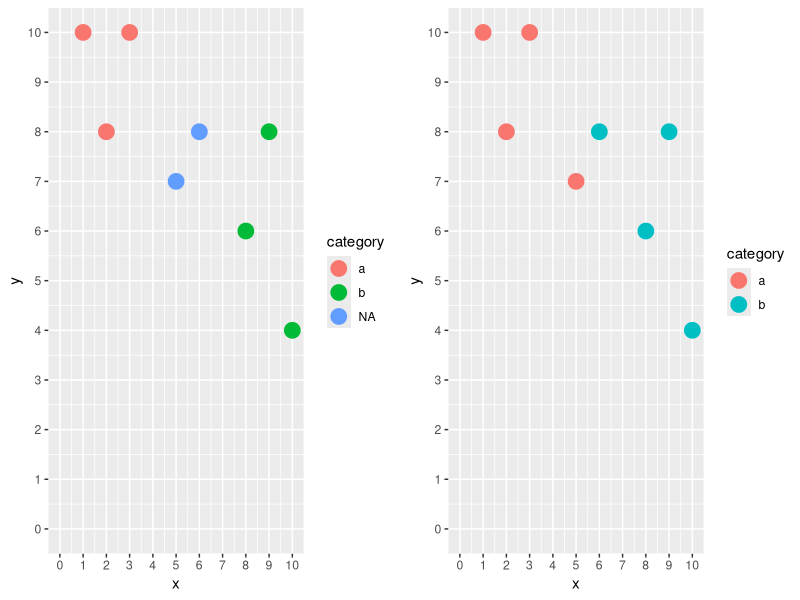
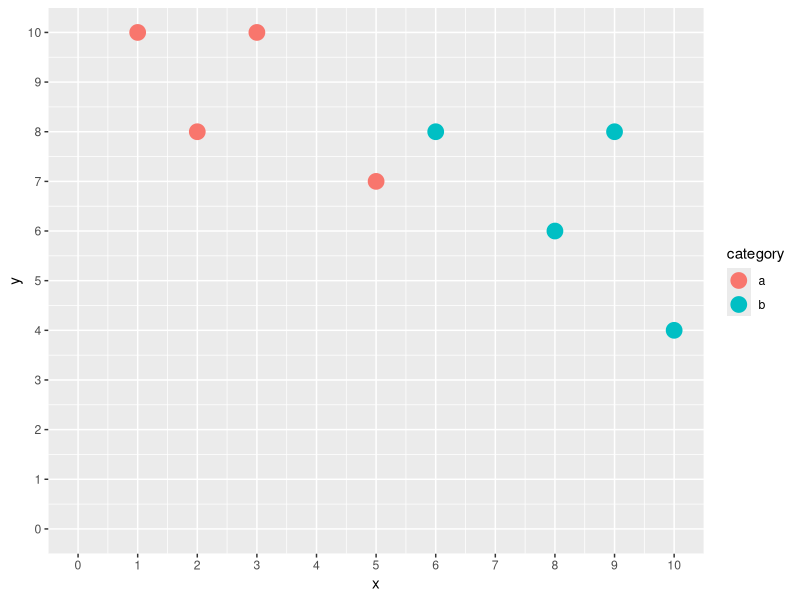
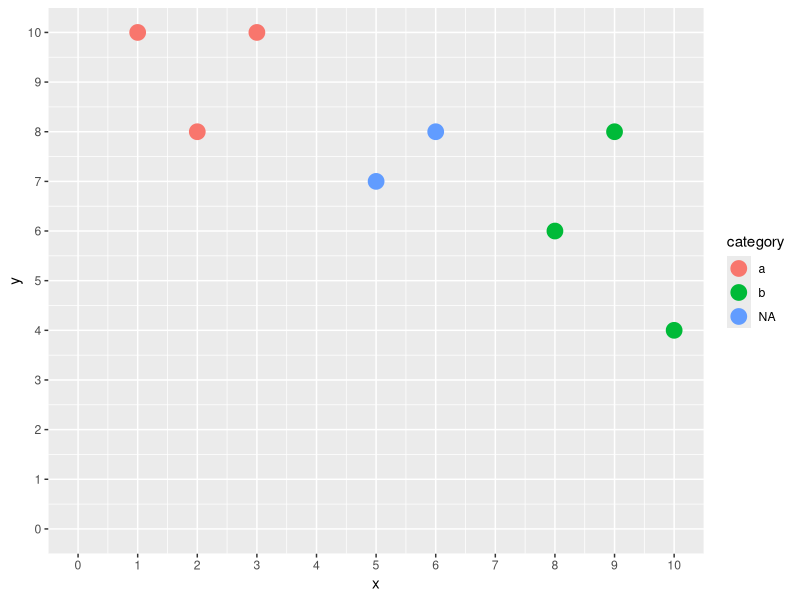

Generate these figures, in order, with R:
# Dashiell Gough, 2015.  k-Nearest neighbours test
library(ggplot2)
library(grid)
# set up a data frame for 6 points belonging to two known categories  
df.known = data.frame(category=c('a','a','a','b','b','b'), x=c(1,2,3,8,10,9), y=c(10,8,10,6,4,8), stringsAsFactors = FALSE)
# a second data frame for 2 points with unknown categories
df.unknown = data.frame(category=c('NA','NA'), x=c(5,6),y=c(7,8), stringsAsFactors = FALSE)
# merge the two data frames for convenience in plotting
df.all = merge(df.known, df.unknown, all=TRUE)

# returns the plot object
get.plot = function(df) {
  ggplot(df, aes(x=x,y=y,color=category)) + 
    geom_point(size=5) + 
    scale_x_continuous(breaks=0:10,limits=c(0,10)) + 
    scale_y_continuous(breaks=0:10, limits=c(0,10))
}
unsolved.plot = get.plot(df.all)
#print(unsolved.plot)

euclidean.distance <- function(x1, x2) sqrt(sum((x1 - x2)^2))

# loop through all the unknown row indexes
for(idx.unknown in 1:nrow(df.unknown)) {
  # get the euclidean distance between each x, y coordinate of the unknown table and the current known table index
  # example expected output: 4.472136 3.000000 2.828427 3.605551 6.403124 4.000000
  df.known$dist = sapply(1:nrow(df.known), function(idx.known) { 
    euclidean.distance(df.known[idx.known,2:3], df.unknown[idx.unknown,2:3])
    #dist( rbind(df.known[idx.known,2:3], df.unknown[idx.unknown,2:3]), method="euclidean") 
  })
  # get the nearest three row index numbers. Example output: 3 2 4
  nearest.three = order(df.known$dist)[1:3]
  # get the categories for each row. Output: "a" "a" "b"
  nearest.three.categories = df.known[nearest.three,]$category
  # output: "a"
  most.common.category = names(sort(table(nearest.three.categories),decreasing=TRUE)[1])
  # update the value for the category in the unkown table to "a"
  df.unknown[idx.unknown,]$category = most.common.category
}
df.known$dist = NULL

df.solved = merge(df.known,df.unknown, all=TRUE)

solved.plot = get.plot(df.solved)

# plot the unsolved and solved scatterplots side by side
pushViewport(viewport(layout = grid.layout(1,2)))
print(unsolved.plot, vp = viewport(layout.pos.row = 1, layout.pos.col = 1))
print(solved.plot, vp = viewport(layout.pos.row = 1, layout.pos.col = 2))

## Alternatively, using library
library(class)
k_train = rbind(df.known[2:3])
k_test = rbind(df.unknown[2:3])
k_cl = df.known[,1]
k_result = knn(k_train, k_test, k_cl, k = 3)

